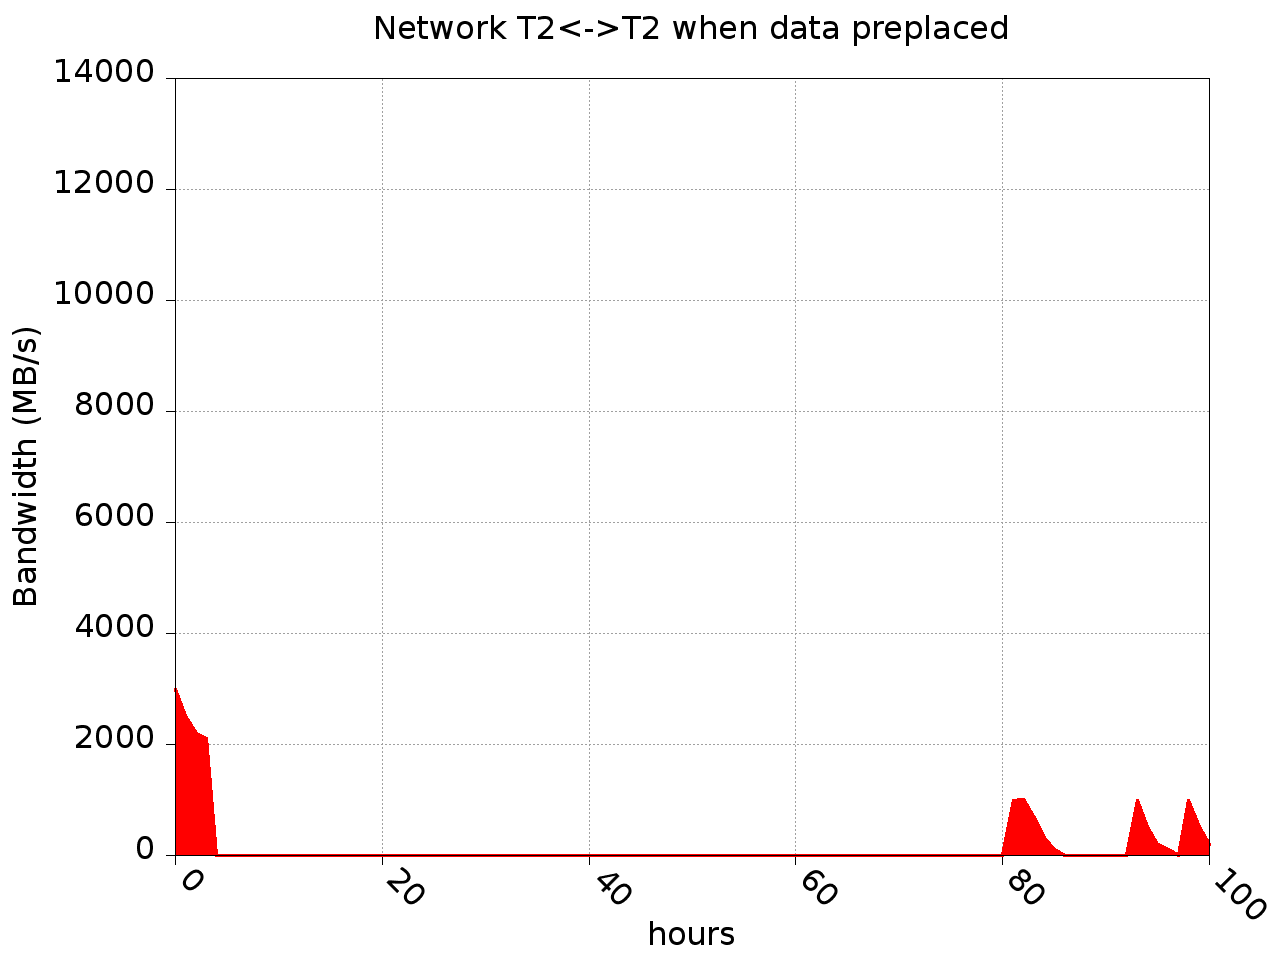

The gnuplot source for this figure:
set terminal png notransparent medium nocrop enhanced size 1280,960 font arial 24
set output 'todayDataT2.png'
set lmargin 25
set rmargin 10
set tmargin 6
set bmargin 8
set title "Network T2<->T2 when data preplaced"
set title font "*,24"
set xlabel "hours"
set xlabel font "*,24"
set xlabel offset 0,-3.
set ylabel "Bandwidth (MB/s)"
set ylabel font "*,24"
set ylabel offset -10.
#set origin -0.1,0
set xrange [0:100]
set yrange [0:14000]
#set xtics out border nomirror rotate by -45 offset character 0,-0.2,0
set xtics out border nomirror rotate by -45 offset character -0.2,0,0
set xtics font "*,24"
set ytics font "*,24"
set grid
set ytics out border nomirror
#set key at 40.,40000.
#set key font "*,20"
set key off
#set style fill solid 1.0
set style line 1 linetype 2 linecolor rgb "black"   linewidth 2.000 pointtype 3 pointsize 0.1
# green
set style line 2 linetype 2 linecolor rgb "#10ad1d"   linewidth 3.000 pointtype 3 pointsize 0.1
set style line 3 linetype 2 linecolor rgb "red"    linewidth 3.000 pointtype 3 pointsize 0.1
set style line 4 linetype 2 linecolor rgb "#3323ad"   linewidth 3.000 pointtype 3 pointsize 0.1
set style line 5 linetype 2 linecolor rgb "purple" linewidth 3.000 pointtype 3 pointsize 0.1
set style fill solid
plot \
'todayDataT2.txt' using 2 with filledcurves x1 ls 3
